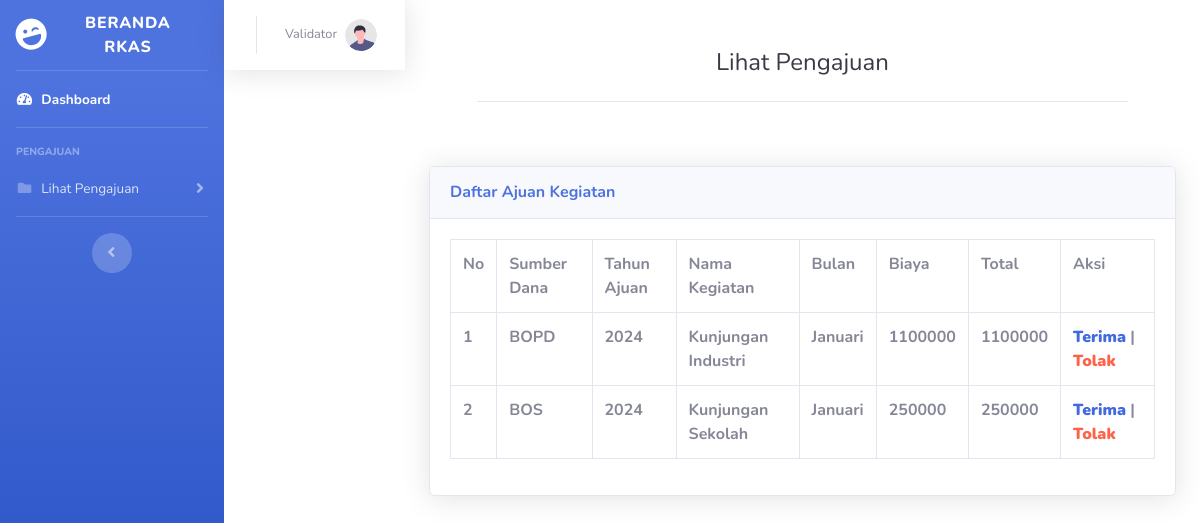
Page /rkas/validatorkegiatan.php?id=702205615 on the committed database.
### tables this page shows
CREATE TABLE `tb_user` (
  `id_user` int(10) NOT NULL,
  `nama_user` varchar(60) NOT NULL,
  `nama` char(100) NOT NULL,
  `password` varchar(100) NOT NULL,
  `id_bagian` int(4) NOT NULL,
  `status` varchar(30) NOT NULL
);

CREATE TABLE `tb_kegiatan` (
  `id_kegiatan` int(11) NOT NULL,
  `sumber_dana` varchar(50) NOT NULL,
  `tahun_ajuan` int(4) NOT NULL,
  `nama_kegiatan` varchar(50) NOT NULL,
  `bulan` varchar(50) NOT NULL,
  `biaya` int(20) NOT NULL,
  `volume_1` int(11) NOT NULL,
  `volume_2` int(11) NOT NULL,
  `volume_3` int(11) NOT NULL,
  `volume_4` int(11) NOT NULL,
  `keterangan_volume1` varchar(75) NOT NULL,
  `keterangan_volume2` varchar(75) NOT NULL,
  `keterangan_volume3` varchar(75) NOT NULL,
  `keterangan_volume4` varchar(75) NOT NULL,
  `total` int(20) NOT NULL,
  `status` varchar(50) NOT NULL
);

### rkas/validatorkegiatan.php (the view, shortened to what this page needs)
<?php
include "koneksi.php";
$id = $_GET['id'];
$kegiatan = mysqli_query($conn, "SELECT * FROM tb_kegiatan");
$sql1 = mysqli_query($conn, "SELECT * FROM tb_user WHERE id_user='$id'");
if ($id == 702205615) {
    $profil = '<img class="img-profile rounded-circle" src="img/undraw_profile.svg">';
}
?>
<!DOCTYPE html>
<html lang="en">
<head>
    <link href="vendor/fontawesome-free/css/all.min.css" rel="stylesheet" type="text/css">
    <link href="css/sb-admin-2.css" rel="stylesheet">
</head>
<body id="page-top">
    <div id="wrapper">
        <ul class="navbar-nav bg-gradient-primary sidebar sidebar-dark accordion" id="accordionSidebar">
            <a class="sidebar-brand d-flex align-items-center justify-content-center" href="homevalidator.php?id=<?= $id ?>">
                <div class="sidebar-brand-icon rotate-n-15">
                    <i class="fas fa-laugh-wink"></i>
                </div>
                <div class="sidebar-brand-text mx-3">Beranda RKAS </div>
            </a>
            <hr class="sidebar-divider my-0">
            <li class="nav-item active">
                <a class="nav-link" href="homevalidator.php?id=<?= $id ?>">
                    <i class="fas fa-fw fa-tachometer-alt"></i>
                    <span>Dashboard</span></a>
            </li>
            <hr class="sidebar-divider">
            <div class="sidebar-heading">
                PENGAJUAN
            </div>
            <li class="nav-item">
                <a class="nav-link collapsed" href="#" data-toggle="collapse" data-target="#status"
                    aria-expanded="true" aria-controls="collapsePages">
                    <i class="fas fa-fw fa-folder"></i>
                    <span>Lihat Pengajuan</span>
                </a>
            </li>
            <hr class="sidebar-divider d-none d-md-block">
            <div class="text-center d-none d-md-inline">
                <button class="rounded-circle border-0" id="sidebarToggle"></button>
            </div>
        </ul>
        <nav class="navbar navbar-expand navbar-light bg-white topbar mb-4 static-top shadow">
                    <ul class="navbar-nav ml-auto">
                        <li class="nav-item dropdown no-arrow">
                            <a class="nav-link dropdown-toggle" href="#" id="userDropdown" role="button"
                                data-toggle="dropdown" aria-haspopup="true" aria-expanded="false">
                                <span class="mr-2 d-none d-lg-inline text-gray-600 small"><?php foreach ($sql1 as $row) :
                                echo $row['nama'];
                                    endforeach;
                                    ?></span>
                                <?= $profil ?>
                            </a>
                        </li>
                    </ul>
                </nav>
        <div class="container">
        <div class="p-5">
                            <div class="text-center">
                                <h1 class="h4 text-gray-900 mb-4">Lihat Pengajuan</h1>
                            </div>
                            <hr>
                        </div>
                        <div class="card shadow mb-4">
                        <div class="card-header py-3">
                            <h6 class="m-0 font-weight-bold text-primary">Daftar Ajuan Kegiatan</h6>
                        </div>
                        <div class="card-body">
                        <div class="table-responsive">
                                <table class="table table-bordered" id="dataTable" width="100%" cellspacing="0">
                                <tr>
                                            <th>No</th>
                                            <th>Sumber Dana</th>
                                            <th>Tahun Ajuan</th>
                                            <th>Nama Kegiatan</th>
                                            <th>Bulan</th>
                                            <th>Biaya</th>
                                            <th>Total</th>
                                            <th>Aksi</th>
                                    </tr>
                                        <?php $no = 0;?>
                                        <?php foreach ($kegiatan as $row) : ?>
                                        <tr>
                                        <th><?php $no += 1; echo $no;?></th>
                                        <th><?= $row["sumber_dana"];?></th>
                                        <th><?= $row["tahun_ajuan"];?></th>
                                        <th><?= $row["nama_kegiatan"];?></th>
                                        <th><?= $row["bulan"];?></th>
                                        <th><?= $row["biaya"];?></th>
                                        <th><?= $row["total"];?></th>
                                        <th>
                                            <a href="terimapengajuankegiatan.php?idc=<?=$row['id_kegiatan']; ?>"onclick ="return confirm('Yakin?');"><b style="color: royalblue;">Terima</b></a>
                                            |
                                            <a href="tolakpengajuankegiatan.php?idc=<?=$row['id_kegiatan']; ?>"onclick ="return confirm('Yakin?');"><b style="color: tomato;">Tolak</b></a>
                                        </th>
                                        </tr>
                                        <?php endforeach;
                                    ?>
                            </div>
                            </div>
                        </div>
                    </div>
                        </div>
</body>
</html>

### rows in the picture
tb_user: nama "Validator"
tb_kegiatan: sumber_dana "BOPD", tahun_ajuan "2024", nama_kegiatan "Kunjungan Industri", bulan "Januari", biaya "1100000", total "1100000"
tb_kegiatan: sumber_dana "BOS", tahun_ajuan "2024", nama_kegiatan "Kunjungan Sekolah", bulan "Januari", biaya "250000", total "250000"
